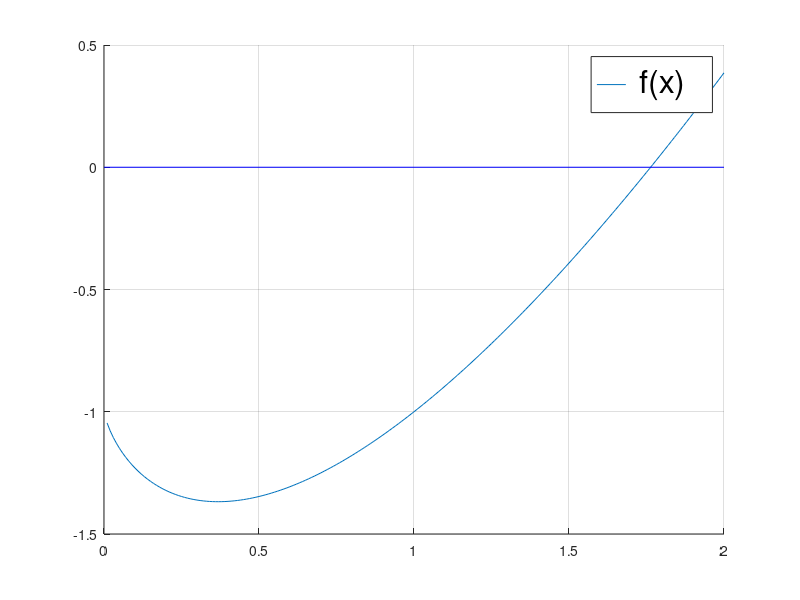

This figure's MATLAB source:
%ukazka

f = @( x ) x .* log( x ) - 1

x_vect = [ 0 : 0.01 : 2 ];


%fplot( f, [0, 2] )
hold on
plot( x_vect, f(x_vect) )
line ([0 2], [0 0], "linestyle", "-", "color", "b");
grid on
hold off
legend('{\fontsize{32} f(x)}')

print -dpng f.png

presnost = 0.001;

a = 1.5; b = 2;

fa = f(a), fb = f(b)

if fa * fb > 0
    disp( "Na zadanem intervalu neexistuje reseni.")
end

iterace = 0;

x = ( a + b ) / 2
f_val = f( x )

%while ( abs( b - a ) >= presnost )
while ( abs( b - a ) >= presnost ) & (abs(f_val) >= presnost )

  x = ( a + b ) / 2
  f_val = f( x )

  if fa * f_val <= 0

    b = x

  else

    a = x

  end

  disp( x )
  fprintf("---> x: %.8f\n",  x)
  iterace = iterace + 1;
  fprintf("---> iteraci: %d\n", iterace)

end

